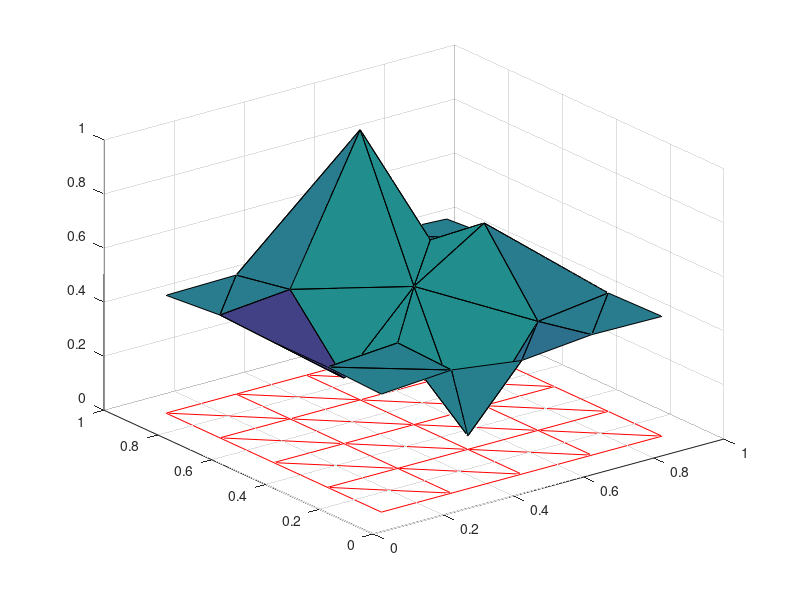
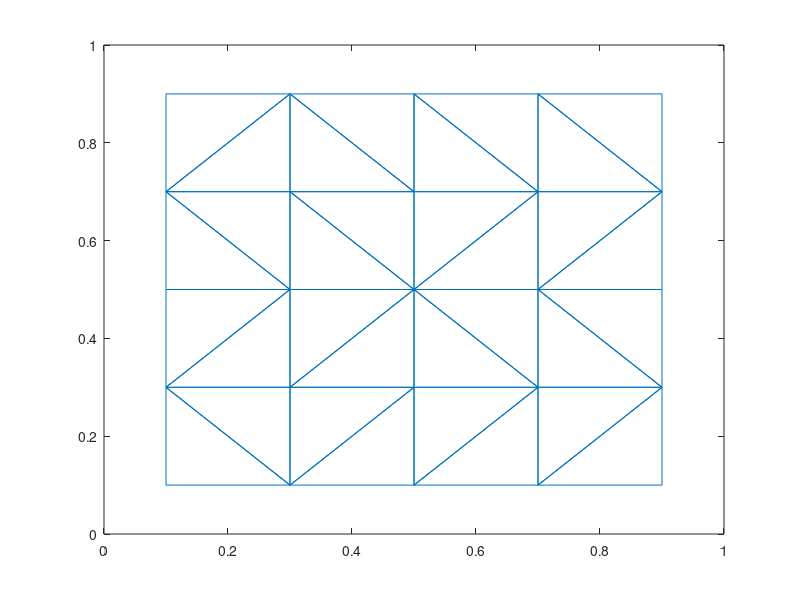

Recreate these plots in MATLAB, in order.
[x,y] = meshgrid((1:2:10)/10,(1:2:10)/10);
tri = delaunay(x,y);
z = peaks(5); 
z = z + .3*rand(5); % oscillation from the Gaussian distributions
zmax=max(max(z)); zmin=min(min(z));
a=.05; b =1;
z = a+(z-zmin)/(zmax-zmin)*(b-a); % transform to [a,b]

figure(1)
trisurf(tri,x,y,z)
figure(2)
triplot(tri,x,y)

% plot the mesh in 3d coordinate system
figure(1)
hold on
t=[.1, .9]; z0=[0,0];
for v=.1:.2:.9
    plot3(t,[v,v],z0,'r');
    plot3([v,v],t,z0,'r');
end
for v=.3:.2:.9
    plot3([.1,v],[v,.1],z0,'r')
end
for v=.3:.2:.7
    plot3([v,.9],[.9,v],z0,'r')
end

% You may want to adjust the figure to a satisfying position first
% fig2svg("../svg/trisurf_piecewise_affine_linear_function_example.svg")
%%% NOTE %%%
% When exporting to svg, the red mesh will cover (be on the upper layer) 
% part of the surface plot if we first draw the surface then the mesh.
% But we can use some svg editor (for example, Inkscape) to raise the layer
% of the surface so that we can use the svg in our paper.

